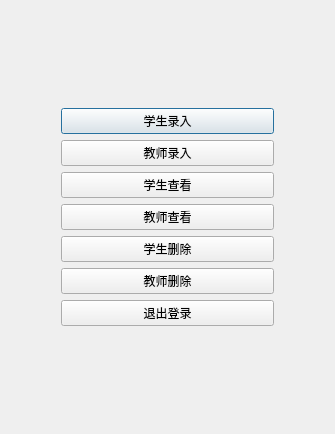
<?xml version="1.0" encoding="UTF-8"?>
<ui version="4.0">
 <class>admindo</class>
 <widget class="QDialog" name="admindo">
  <property name="geometry">
   <rect>
    <x>0</x>
    <y>0</y>
    <width>335</width>
    <height>434</height>
   </rect>
  </property>
  <property name="windowTitle">
   <string>Dialog</string>
  </property>
  <layout class="QGridLayout" name="gridLayout">
   <item row="0" column="1">
    <spacer name="verticalSpacer">
     <property name="orientation">
      <enum>Qt::Vertical</enum>
     </property>
     <property name="sizeType">
      <enum>QSizePolicy::Fixed</enum>
     </property>
     <property name="sizeHint" stdset="0">
      <size>
       <width>20</width>
       <height>30</height>
      </size>
     </property>
    </spacer>
   </item>
   <item row="1" column="0">
    <spacer name="horizontalSpacer">
     <property name="orientation">
      <enum>Qt::Horizontal</enum>
     </property>
     <property name="sizeType">
      <enum>QSizePolicy::Fixed</enum>
     </property>
     <property name="sizeHint" stdset="0">
      <size>
       <width>50</width>
       <height>20</height>
      </size>
     </property>
    </spacer>
   </item>
   <item row="1" column="1">
    <layout class="QVBoxLayout" name="verticalLayout">
     <item>
      <widget class="QPushButton" name="stuin">
       <property name="text">
        <string>学生录入</string>
       </property>
      </widget>
     </item>
     <item>
      <widget class="QPushButton" name="teain">
       <property name="text">
        <string>教师录入</string>
       </property>
      </widget>
     </item>
     <item>
      <widget class="QPushButton" name="stulook">
       <property name="text">
        <string>学生查看</string>
       </property>
      </widget>
     </item>
     <item>
      <widget class="QPushButton" name="tealook">
       <property name="text">
        <string>教师查看</string>
       </property>
      </widget>
     </item>
     <item>
      <widget class="QPushButton" name="studel">
       <property name="text">
        <string>学生删除</string>
       </property>
      </widget>
     </item>
     <item>
      <widget class="QPushButton" name="teadel">
       <property name="text">
        <string>教师删除</string>
       </property>
      </widget>
     </item>
     <item>
      <widget class="QPushButton" name="loginout">
       <property name="text">
        <string>退出登录</string>
       </property>
      </widget>
     </item>
    </layout>
   </item>
   <item row="1" column="2">
    <spacer name="horizontalSpacer_2">
     <property name="orientation">
      <enum>Qt::Horizontal</enum>
     </property>
     <property name="sizeType">
      <enum>QSizePolicy::Fixed</enum>
     </property>
     <property name="sizeHint" stdset="0">
      <size>
       <width>50</width>
       <height>20</height>
      </size>
     </property>
    </spacer>
   </item>
   <item row="2" column="1">
    <spacer name="verticalSpacer_2">
     <property name="orientation">
      <enum>Qt::Vertical</enum>
     </property>
     <property name="sizeType">
      <enum>QSizePolicy::Fixed</enum>
     </property>
     <property name="sizeHint" stdset="0">
      <size>
       <width>20</width>
       <height>30</height>
      </size>
     </property>
    </spacer>
   </item>
  </layout>
 </widget>
 <resources/>
 <connections/>
</ui>
